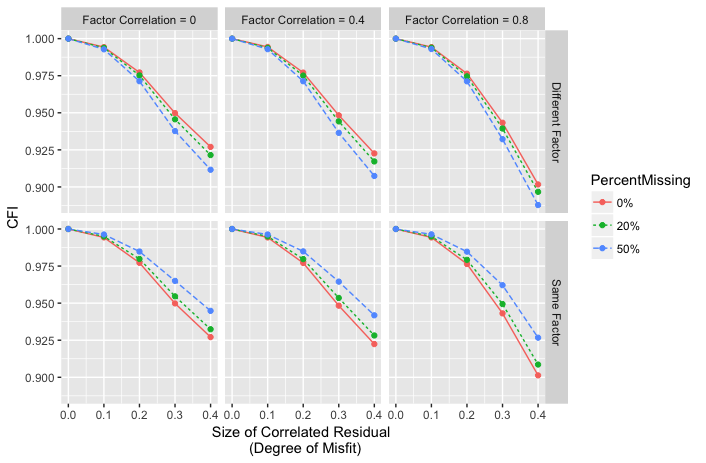

This figure's R source:
library(ggplot2)
library(gridExtra)
source("results.R")


#zero correlation, min pattern, one CR
#Factor correlation = 0 
df0 <- fitNoMissingShort_CR1_1[[2]][1:5,]
df20 <- fitMCAR_Short_CR1_1[[13]][1:5,]
df50 <- fitMCAR_Short_CR1_1[[14]][1:5,]


sv0 <- fitNoMissingShort_CR1_3[[2]][1:5,]
sv20 <- fitMCAR_Short_CR1_3[[13]][1:5,]
sv50 <- fitMCAR_Short_CR1_3[[14]][1:5,]

data <- rbind(df0,df20 ,df50, sv0, sv20, sv50 )

perMiss <-rep( rep(c("0%", "20%", "50%"),each=5), 2)
data <- as.data.frame(data, row.names = 1:nrow(data))
data$PercentMissing<- perMiss 
placeMiss <- rep(c("Different Factor", "Same Factor"), each=15)
ResidualSize <- rep(c(0, 0.1, 0.2, 0.3, 0.4), 6)
data$PlaceMiss<- placeMiss
data$ResidualSize <- ResidualSize
data$FC <- rep("Factor Correlation = 0", nrow(data))


#Factor correlation = 0.4
df02 <- fitNoMissingShort_CR1_1[[2]][6:10,]
df202 <- fitMCAR_Short_CR1_1[[13]][6:10,]
df502 <- fitMCAR_Short_CR1_1[[14]][6:10,]




sv02 <- fitNoMissingShort_CR1_3[[2]][6:10,]
sv202 <- fitMCAR_Short_CR1_3[[13]][6:10,]
sv502 <- fitMCAR_Short_CR1_3[[14]][6:10,]

data2 <- rbind(df02,df202 ,df502,  sv02, sv202, sv502 )

data2 <- as.data.frame(data2, row.names = 1:nrow(data2))
data2$PercentMissing<- perMiss 
data2$PlaceMiss<- placeMiss
data2$ResidualSize <- ResidualSize

data2$FC <- rep("Factor Correlation = 0.4", nrow(data2))


#Factor Correlation - 0.8

#Factor correlation = 0.8
df02 <- fitNoMissingShort_CR1_1[[2]][11:15,]
df202 <- fitMCAR_Short_CR1_1[[13]][11:15,]
df502 <- fitMCAR_Short_CR1_1[[14]][11:15,]




sv02 <- fitNoMissingShort_CR1_3[[2]][11:15,]
sv202 <- fitMCAR_Short_CR1_3[[13]][11:15,]
sv502 <- fitMCAR_Short_CR1_3[[14]][11:15,]

data3 <- rbind(df02,df202 ,df502,  sv02, sv202, sv502 )

data3 <- as.data.frame(data3, row.names = 1:nrow(data3))
data3$PercentMissing<- perMiss 
data3$PlaceMiss<- placeMiss
data3$ResidualSize <- ResidualSize
data3$FC <- rep("Factor Correlation = 0.8", nrow(data3))

#combine 
datafinal <-rbind(data, data2, data3)
datafinal$CFI <- datafinal$cfi


ggplot(datafinal, aes(x=ResidualSize, y=CFI)) + geom_line(aes(linetype=PercentMissing, color=PercentMissing)) + 
  geom_point(aes(color=PercentMissing))+facet_grid(PlaceMiss~FC)+xlab("Size of Correlated Residual \n (Degree of Misfit)")
